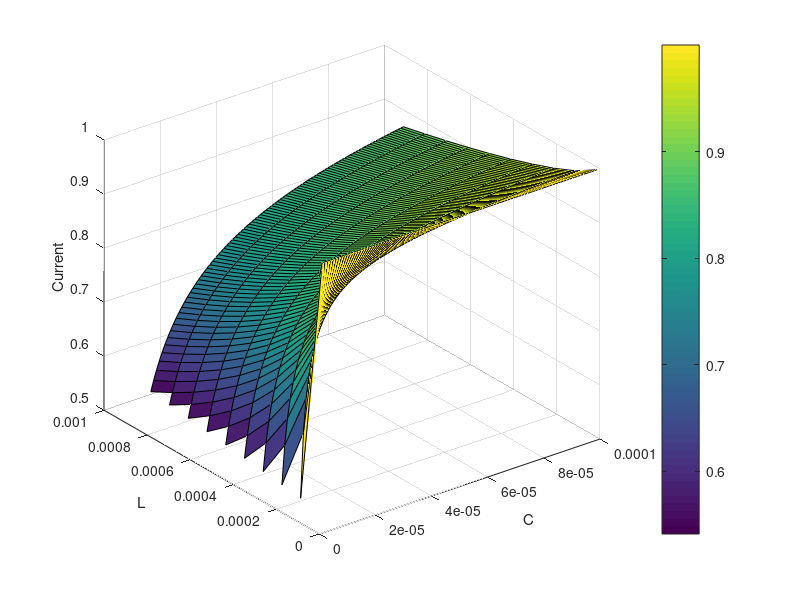
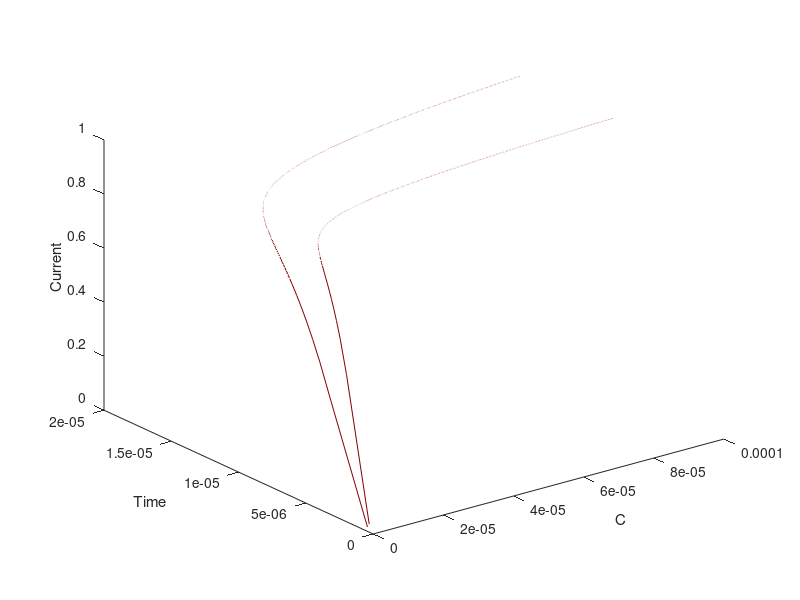

The MATLAB script that drew these images, in order:
%condiciones
VC0=20;
[L,Cap] = meshgrid(1E-9:100E-6:1E-3,1E-9:1E-6:100E-6);
R=10;
%condiciones
w0=sqrt(1./(L.*Cap));
dseta=(1./w0).*(R./L);
%simplificacion de ecuacniones
A=w0.*(sqrt((dseta.^2)-1));
B=(dseta.*w0)-A;
C=(dseta.*w0)+A;
X=B./C;
expon=(dseta./(sqrt((dseta.^2)-1)))-1;
%Ecuaciones
Ipico=abs(VC0.*(1./(2.*L.*A)).*(1-(X.^2)).*(X.^expon));
Tpico=abs((1./A).*log(X));
[M,N]=size(dseta);
for i = 1:M
    for j=1:N
        if (dseta(i,j)>1)
           dseta(i,j)=dseta(i,j);
           Ipico(i,j)=Ipico(i,j);
           Tpico(i,j)=Tpico(i,j);
        else
           Ipico(i,j)=NaN;
           Tpico(i,j)=NaN;
           dseta(i,j)=NaN;
        end
    end
end
surf(Cap,L,Ipico)
colorbar
xlabel('C') 
ylabel('L') 
zlabel('Current')
figure()
surf(Cap,L,Tpico)
colorbar
xlabel('C') 
ylabel('L') 
zlabel('time')
% figure()
% surf(Cap,L,dseta)
% colorbar
% xlabel('C') 
% ylabel('L') 
% zlabel('dseta')
%%
clear,clc;
VC0=20;
L=10E-6;
Cap = linspace(1E-9,100E-6,1000);
R=10;
for o = 1:2
    %condiciones
    w0=sqrt(1./(o.*L.*Cap));
    dseta=(1./w0).*(R./(o.*L));
    %simplificacion de ecuacniones
    A=w0.*(sqrt((dseta.^2)-1));
    B=(dseta.*w0)-A;
    C=(dseta.*w0)+A;
    X=B./C;
    expon=(dseta./(sqrt((dseta.^2)-1)))-1;
    %Ecuaciones
    Ipico=abs(VC0.*(1./(2.*o.*L.*A)).*(1-(X.^2)).*(X.^expon));
    Tpico=abs((1./A).*log(X));
    Ipico=Ipico';
    Tpico=Tpico';
    if (o<50)
        plot3(Cap,Tpico,Ipico,'color',[(o+50)/100 0 0],'DisplayName','a')
    else
        plot3(Cap,Tpico,Ipico,'color',[0 (o)/100 0],'DisplayName','a') 
    end
    hold on
    xlabel('C') 
    ylabel('Time') 
    zlabel('Current')

end
hold off

